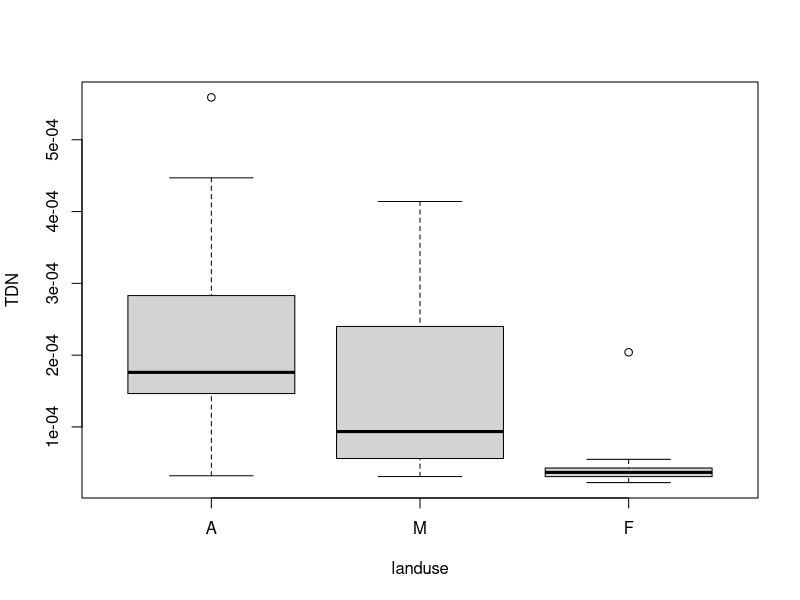
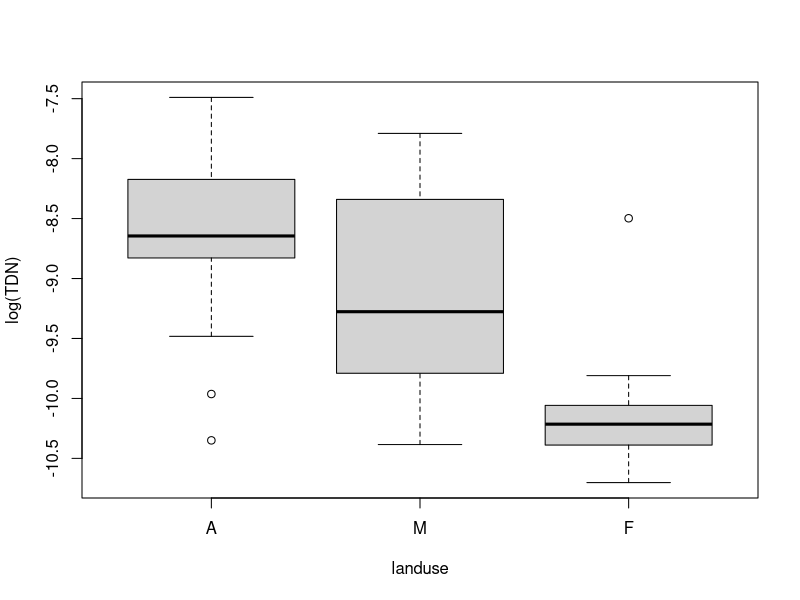
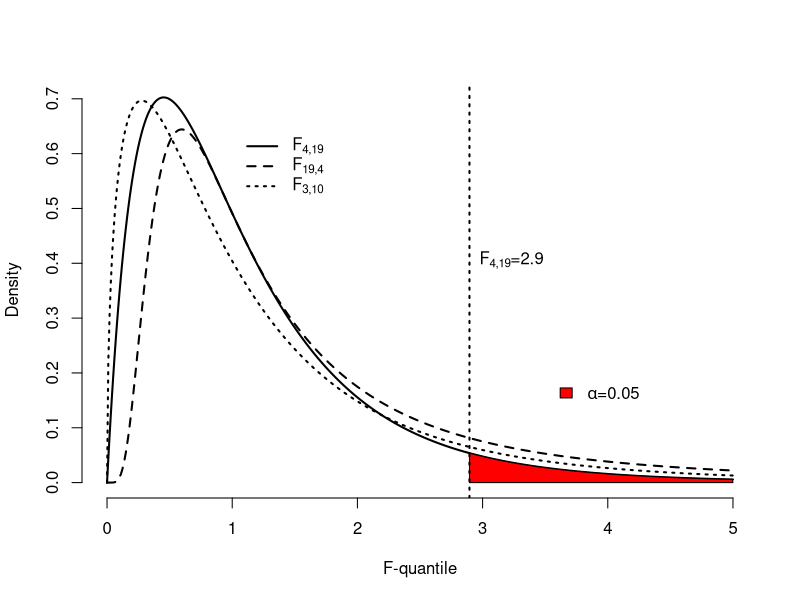
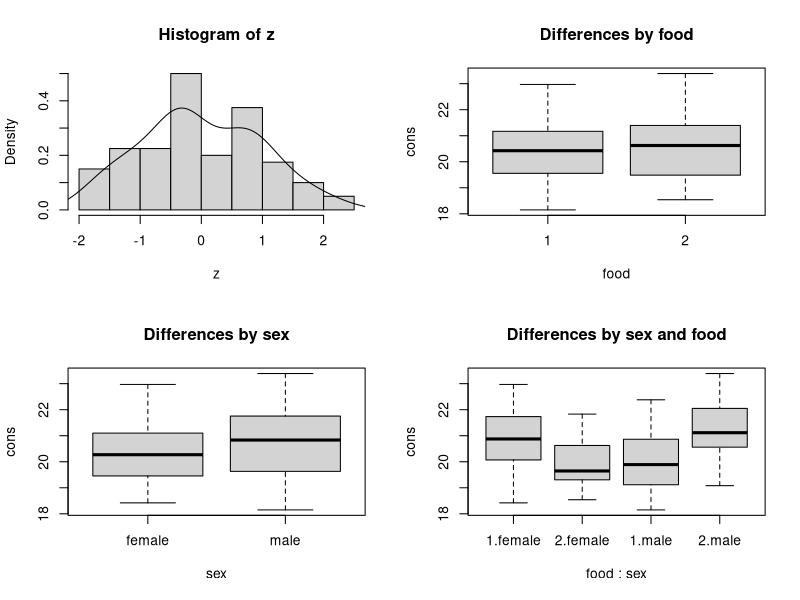
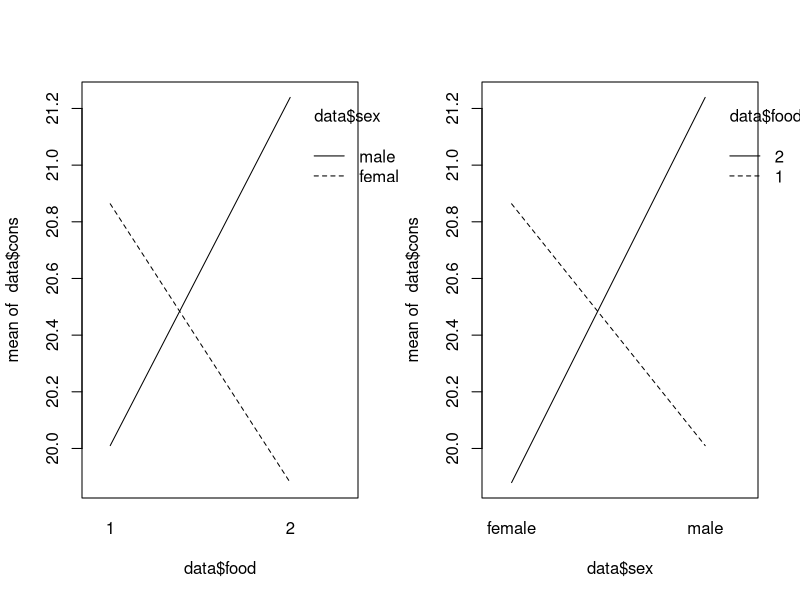
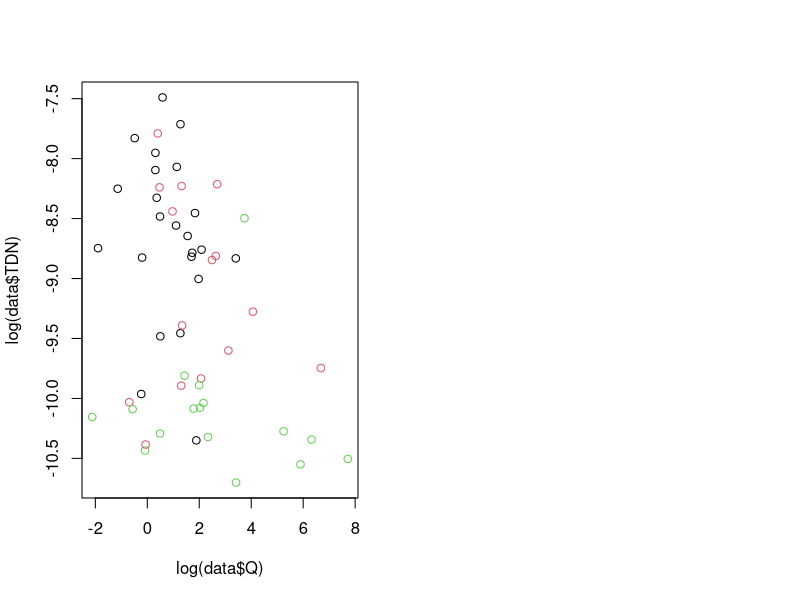
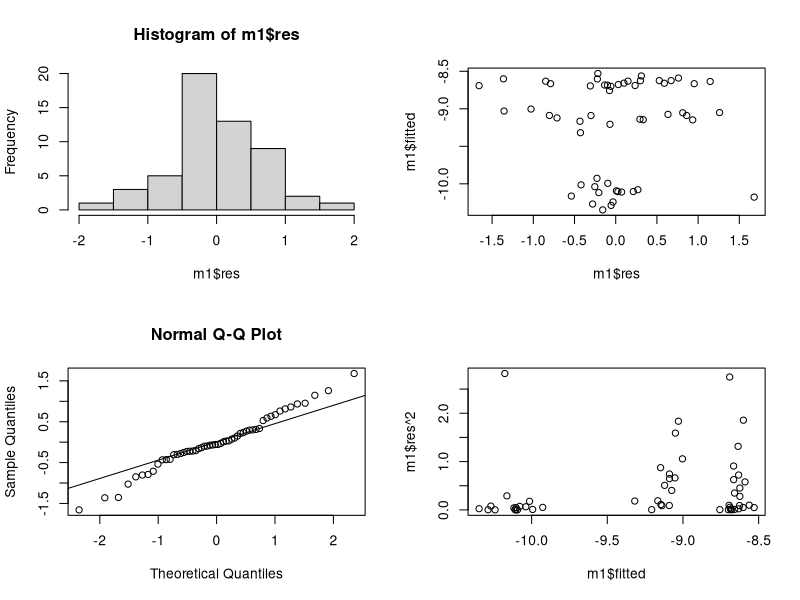
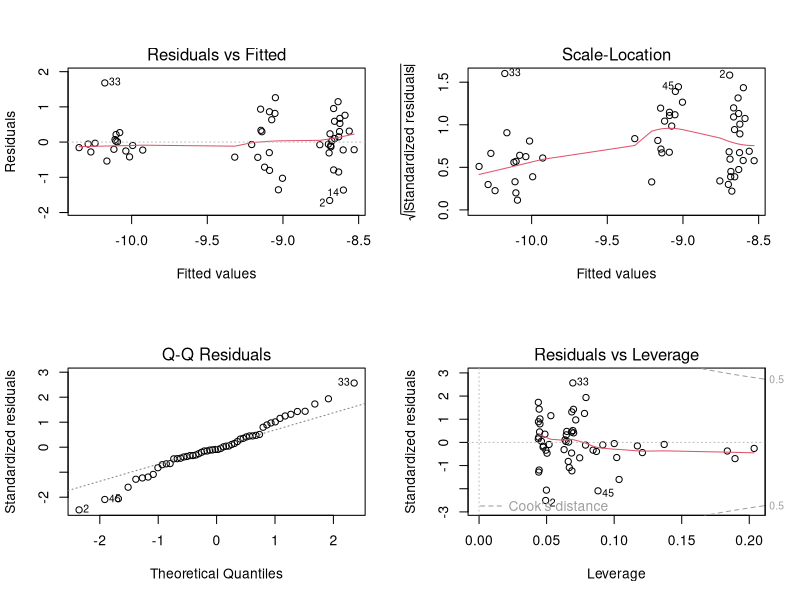

These charts were generated, in order, by the following R code:
## ---- chunk 1
knitr::opts_chunk$set(fig.width=5, fig.height=5, fig.align="center", collapse = TRUE, comment = "##", dev="png")
library(RColorBrewer)
cols = brewer.pal(8, "Set1")

## to use tables
library(knitr)
library(kableExtra)
## ---- chunk 2
data<-read.table(file="data/MaraRiver.txt",header=TRUE) # landuse and water chemistry of 54 streams
data$landuse<-factor(data$landuse)   # define factor
levels(data$landuse)
data$landuse<-factor(data$landuse,levels=c("A","M","F"))
# First check ND and variance homogeneity?
boxplot(TDN~landuse,data=data)
shapiro.test(data$TDN[data$landuse=="M"]) # also needed for A, F

bartlett.test(TDN~landuse,data=data)
# -> variances differ significantly among landuses !

# Get out of here ASAP ;-)
oneway.test(log(TDN)~landuse,data=data,var.equal=TRUE)

# ... or try again with log-transformed TDN!
boxplot(log(TDN)~landuse,data=data)
bartlett.test(log(TDN)~landuse,data=data)
#-> variances now homogeneous (i.e. "not found heterogeneous")
## ---- chunk 3
x<-seq(0,5,by=.01)
plot(x,df(x,df1=4,df2=19),type="l",bty="n",lwd=2,ylab="Density",xlab="F-quantile")
lines(x,df(x,df1=19,df2=4),type="l",bty="n",lty=2,lwd=2)
lines(x,df(x,df1=3,df2=10),type="l",bty="n",lty=3,lwd=2)
qf<-qf(p=0.05,df1=4,df2=19,lower.tail=FALSE)
polygon(c(qf,seq(qf,5,by=0.01),5),c(0,df(seq(qf,5,by=0.01),df1=4,df2=19),0),col="red")
abline(v=qf,lty=3,lwd=2)
text(qf,0.4,bquote("F"["4,19"]*"="*.(round(qf,2))),pos=4)
legend(3.5,0.20,legend=expression(symbol(alpha)*"=0.05"),fill="red",bty="n")
legend(1,0.65,legend=c(expression("F"["4,19"]),expression("F"["19,4"]),expression("F"["3,10"])),lty=c(1:3),lwd=2,bty="n")
## ---- chunk 4
# using the Mara river data
fit<-aov(log(TDN)~landuse,data=data)
summary(fit)

fit2<-lm(log(TDN)~landuse,data=data)
anova(fit2)
# -> yes, there is a significant landuse effect on log(TDN)

TukeyHSD(fit) # post hoc tests, needs usage of aov() above
pairwise.t.test(log(data$TDN),data$landuse,p.adj="bonferroni",pool.sd=TRUE)
# -> F differs from M and A, F has lowest TDN (i.e. "some" agriculture already increases TDN)

# in case of unequal variances: Welch-test variant for >2 groups
# here applied on the non-transformed TDN data
oneway.test(TDN~landuse,data=data,var.equal=FALSE)

# should then be followed up by appropriate post-hoc tests
pairwise.t.test(data$TDN,data$landuse,p.adj="bonferroni",pool.sd=FALSE)
# -> similar result, but less powerful (P-values are closer to significance threshold)

# in case of no ND and/or unequal variances: H-test after Kruskal and Wallis
# based on ranks, so can be applied on non-transformed TDN data
kruskal.test(TDN~landuse,data=data)

# appropriate post-hoc tests by multiple U-tests (only possible manually) #
wilcox.test(TDN~landuse,data=data[data$landuse!="A",]) # this is F vs. M
wilcox.test(TDN~landuse,data=data[data$landuse!="M",]) # this is A vs. F
wilcox.test(TDN~landuse,data=data[data$landuse!="F",]) # this is A vs. M

# get the P-values of these tests
P.values<-c(FM=0,AF=0,AM=0)
for (i in 1:3) {
  P.values[i]<-wilcox.test(TDN~landuse,data=data[data$landuse!=c("A","M","F")[i],])$p.value
  }

# and adjust them using Bonferroni
p.adjust(P.values,method="bonferroni")


## ---- chunk 5
data<-read.table("data/RatsFood.txt",header=TRUE)

tapply(data$cons,list(data$food,data$sex),mean)
tapply(data$cons,list(data$food,data$sex),sd)
tapply(data$cons,list(data$food,data$sex),length)     # check if design is balanced

# Make sure factors are recognized properly
data$food<-factor(data$food)
data$sex<-factor(data$sex)

# could check ND tediously in each cell of the design
f1s1<-data$cons[data$food=="1" & data$sex=="male"]

# or after standardisation within each cell
combfac<-factor(paste(data$food,data$sex,sep="_"))
z <- unlist(tapply(data$cons, INDEX=combfac, scale))

shapiro.test(z)

layout(matrix(c(1:4),2,2,byrow = TRUE))
hist(z,freq=FALSE); lines(density(z))
boxplot(cons~food,data=data,main="Differences by food")
boxplot(cons~sex,data=data,main="Differences by sex")
boxplot(cons~food*sex,data=data,main="Differences by sex and food")

bartlett.test(cons~combfac,data=data) # testing variance homogeneity

# two-way ANOVA table - BETTER ONLY USE THIS FOR BALANCED DESIGNS !
fit<-aov(cons~food*sex,data=data)
fit
summary(fit)
anova(lm(cons~food*sex,data=data))

layout(matrix(c(1:2),1,2,byrow = TRUE))
interaction.plot(data$food,data$sex,data$cons)
interaction.plot(data$sex,data$food,data$cons)

#######################################
# Post-hoc comparisons between groups #
TukeyHSD(fit)

## ---- chunk 6
data<-read.table(file="data/MaraRiver.txt",header=TRUE) # landuse and water chemistry of 54 streams
data$landuse<-factor(data$landuse)   # define factor
data$landuse<-factor(data$landuse,levels=c("A","M","F"),ordered=FALSE)
## ---- chunk 7
# continuing analysis of log(TDN) in the Mara River
plot(log(data$TDN)~log(data$Q),col=data$landuse) # effect of catchment size?
summary(lm(log(TDN)~log(Q),data=data))

m1<-lm(log(TDN)~log(Q)+landuse,data=data)
anova(m1)
summary(m1)

# with interaction: the effect of catchment size 
# could differ between landuses
m2<-lm(log(TDN)~log(Q)*landuse,data=data)
anova(m2) # no interaction

# adjusted means only make sense when slopes are homogeneous!
common.slope<-coefficients(m1)[2]
adj.m<-tapply(log(data$TDN),INDEX=data$landuse,FUN=mean)-
  common.slope*
  (tapply(log(data$Q),INDEX=data$landuse,FUN=mean)-mean(log(data$Q)))
adj.m
adj.m-adj.m[1] # these are the differences to reference level=A
# same as in the summary(m1) output

# compare with unadjusted means
m<-tapply(X=log(data$TDN),INDEX=data$landuse,FUN=mean)
m-m[1] # these are the differences of unadjusted means to reference level=large

# --> the inclusion of the covariate has reduced 
# the "apparent" differences a bit

# checking assumptions
shapiro.test(m1$res)
bartlett.test(m1$res~data$landuse)
layout(matrix(1:4,2,2))
hist(m1$res)
qqnorm(m1$res); qqline(m1$res)
plot(m1$res,m1$fitted) # unexplained relationship/pattern left?
plot(m1$res^2~m1$fitted) # variances homogeneous? should not show any trend
layout(matrix(1:4,2,2))
plot(m1)
